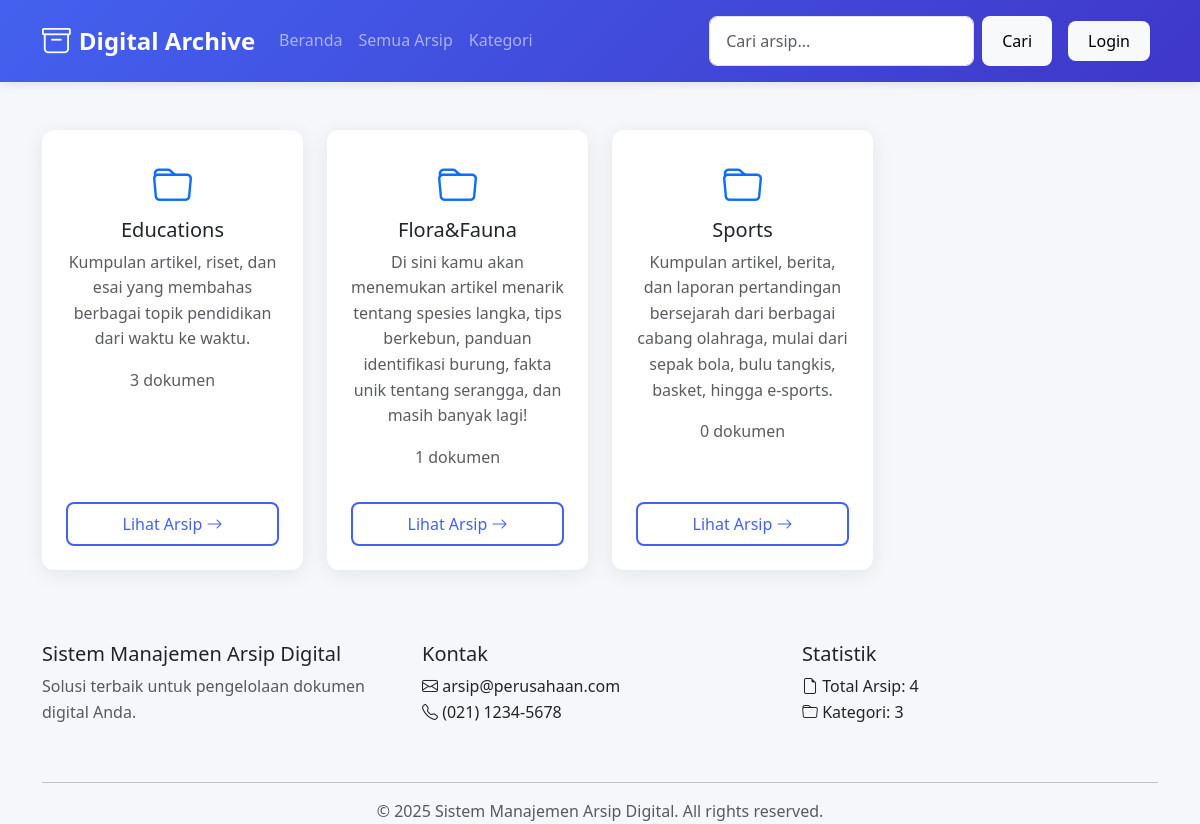
The app's page /kategori/, older data.
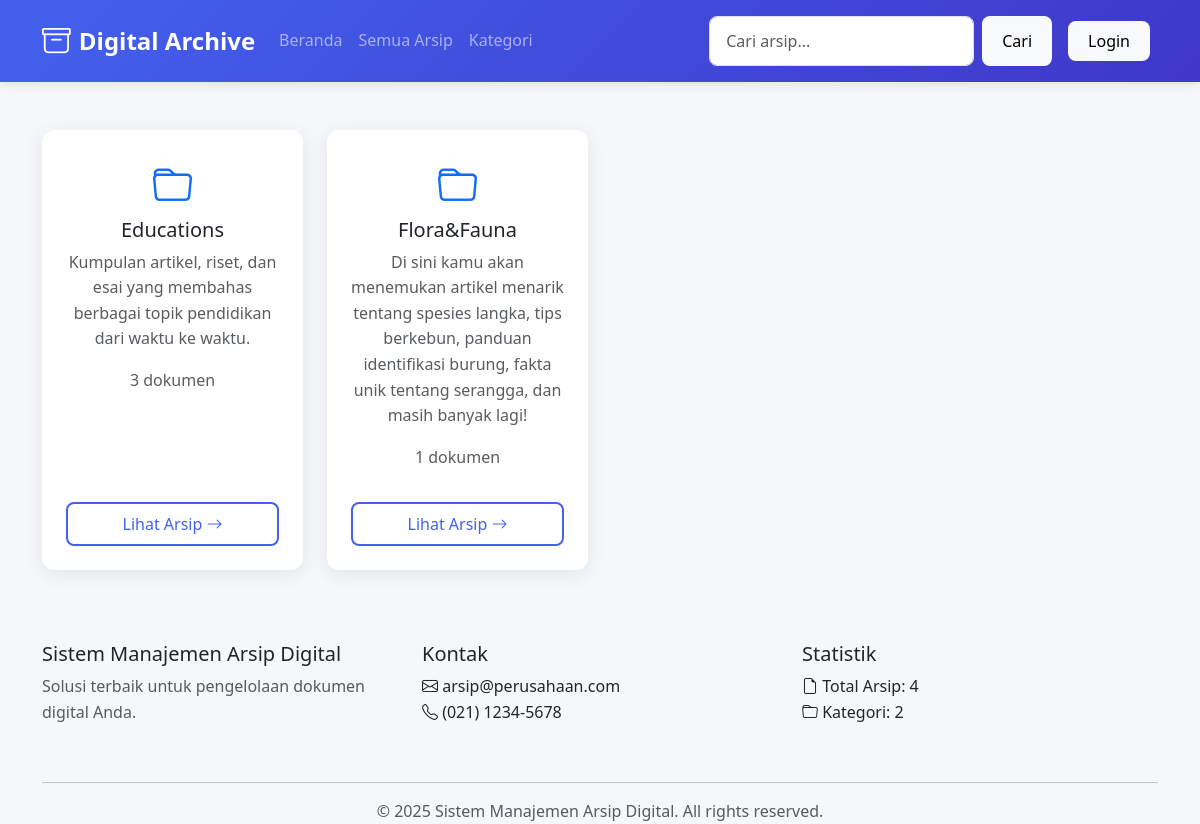
The same page, newer data.
### arsip/models.py (models this page shows, shortened)
class Kategori(models.Model):
    nama = models.CharField(max_length=100, unique=True)
    deskripsi = models.TextField(blank=True, null=True)

### arsip/views.py (the view)
# urls.py: path('kategori/', views.kategori_list, name='kategori_list'),
def kategori_list(request):
    kategori = Kategori.objects.all().annotate(
        jumlah_arsip=Count('arsip')
    ).order_by('nama')
    return render(request, 'arsip/kategori_list.html', {
        'kategori_list': kategori
    })

### arsip/views.py (called while the page is built)
def statistik_context(request):
    from .models import Arsip, Kategori
    return {
        'total_arsip': Arsip.objects.count(),
        'total_kategori': Kategori.objects.count(),
    }

### arsip/templates/arsip/kategori_list.html (shortened to what this page needs)
{% extends "arsip/base_arsip.html" %}
{% load static %}
{% block content %}
<div class="row">
    {% for kategori in kategori_list %}
    <div class="col-md-3 mb-4">
        <div class="card text-center h-100">
            <div class="card-body d-flex flex-column justify-content-between">
                <div>
                    <i class="bi bi-folder text-primary fs-1 mb-3"></i>
                    <h5 class="card-title">{{ kategori.nama }}</h5>
                    <p class="card-text text-muted">{{ kategori.deskripsi }}</p>
                    <p class="text-muted">{{ kategori.jumlah_arsip }} dokumen</p>
                </div>
                <div class="mt-3">
                    <a href="{% url 'arsip:arsip_per_kategori' kategori.id %}" class="btn btn-outline-primary w-100">
                        Lihat Arsip <i class="bi bi-arrow-right"></i>
                    </a>
                </div>
            </div>
        </div>
    </div>
    {% endfor %}
</div>
{% endblock %}

Row changes from the older to the newer data that the page shows:
removed Kategori: nama "Sports", deskripsi "Kumpulan artikel, berita, dan laporan pertandingan bersejarah dari berbagai cabang olahraga, mulai dari sepak bola, bulu tangkis, basket, hingga e-sports.", jumlah_arsip "0"
Text that changed along with them:
{{ total_kategori|default:'0' }}: "3" → "2"
